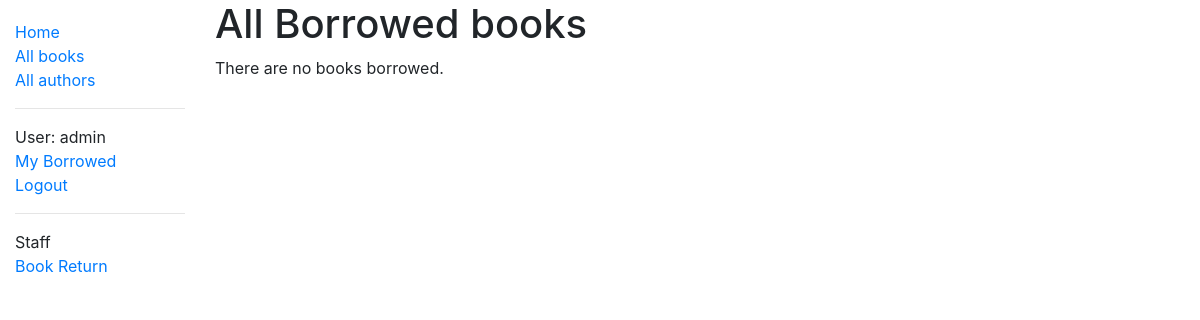
Page /catalog/loanedbooks/ (signed in) on the earlier database version.
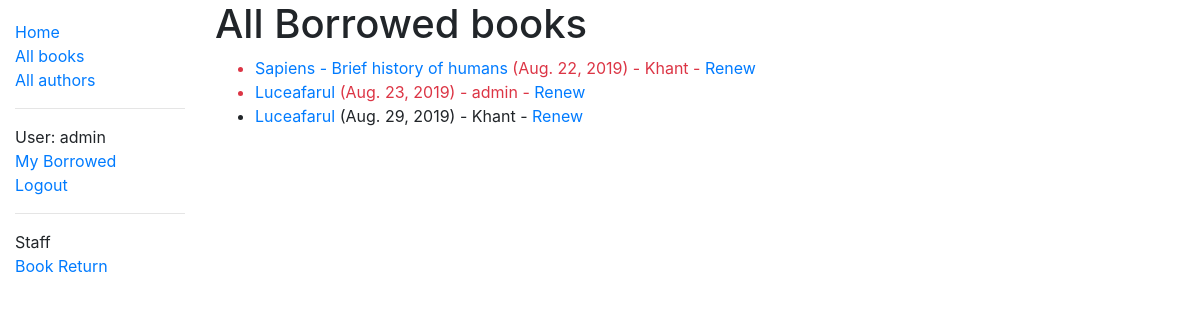
Same page on the later database version.
### catalog/models.py (models this page shows, shortened)
class BookInstance(models.Model):
    id = models.UUIDField(primary_key=True, default=uuid.uuid4, help_text='Unique ID for this particular book across whole library')
    book = models.ForeignKey('Book', on_delete=models.SET_NULL, null=True)
    imprint = models.CharField(max_length=200)
    due_back = models.DateField(null=True, blank=True)
    borrower = models.ForeignKey(User, on_delete=models.SET_NULL, null=True, blank=True)
    LOAN_STATUS = (
        ('m', 'Maintenance'),
        ('o', 'On loan'),
        ('a', 'Available'),
        ('r', 'Reserved'),
    )
    status = models.CharField(
        max_length=1,
        choices=LOAN_STATUS,
        blank=True,
        default='m',
        help_text='Book availability',
    )
    class Meta:
        ordering = ['due_back']
        permissions = (('can_mark_returned', 'Set book as returned'),)
    @property
    def is_overdue(self):
        if self.due_back and date.today() > self.due_back:
            return True
        return False

class Book(models.Model):
    title = models.CharField(max_length=200)
    author = models.ForeignKey('Author', on_delete=models.SET_NULL, null=True)
    language = models.ForeignKey('Language', on_delete=models.SET_NULL, null=True)
    summary = models.TextField(max_length=1000, help_text='Enter a brief description of the book')
    isbn = models.CharField('ISBN', max_length=13, help_text='13 Character <a href="https://www.isbn-international.org/content/what-isbn">ISBN number</a>')
    genre = models.ManyToManyField(Genre, help_text='Select a genre for this book')
    def display_genre(self):
        """Create a string for the Genre. This is required to display genre in Admin."""
        return ', '.join(genre.name for genre in self.genre.all()[:3])
    display_genre.short_description = 'Genre'

### catalog/views.py (the view)
# urls.py: path('loanedbooks/', views.LoanedBooksByLibrarianListView.as_view(), name='all-borrowed'),
class LoanedBooksByLibrarianListView(LoginRequiredMixin,PermissionRequiredMixin,generic.ListView):
    model = BookInstance
    template_name = 'catalog/bookinstance_list_borrowed_librarian.html'
    permission_required = 'catalog.can_mark_returned'
    def get_queryset(self):
        return BookInstance.objects.filter(status__exact='o')

### catalog/templates/catalog/bookinstance_list_borrowed_librarian.html
{% extends "base_generic.html" %}
{% block content %}
<h1>All Borrowed books</h1>
{% if bookinstance_list %}
<ul>
    {% for bookinst in bookinstance_list %}
    <li class="{% if bookinst.is_overdue %}text-danger{% endif %}">
        <a href="{% url 'book-detail' bookinst.book.pk %}">{{bookinst.book.title}}</a> ({{ bookinst.due_back }}) - {{bookinst.borrower}}         {% if perms.catalog.can_mark_returned %}- <a href="{% url 'renew-book-librarian' bookinst.id %}">Renew</a>  {% endif %}
    </li>
    {% endfor %}
</ul>
{% else %}
<p>There are no books borrowed.</p>
{% endif %}
{% endblock %}

Differences in the rows shown:
now on this page (row edited): BookInstance: book "Sapiens - Brief history of humans", due_back "Aug. 22, 2019", borrower "Khant"
now on this page (row edited): BookInstance: book "Luceafarul", due_back "Aug. 23, 2019", borrower "admin"
now on this page (row edited): BookInstance: book "Luceafarul", due_back "Aug. 29, 2019", borrower "Khant"
Other differences:
text no longer shown: "There are no books borrowed."
